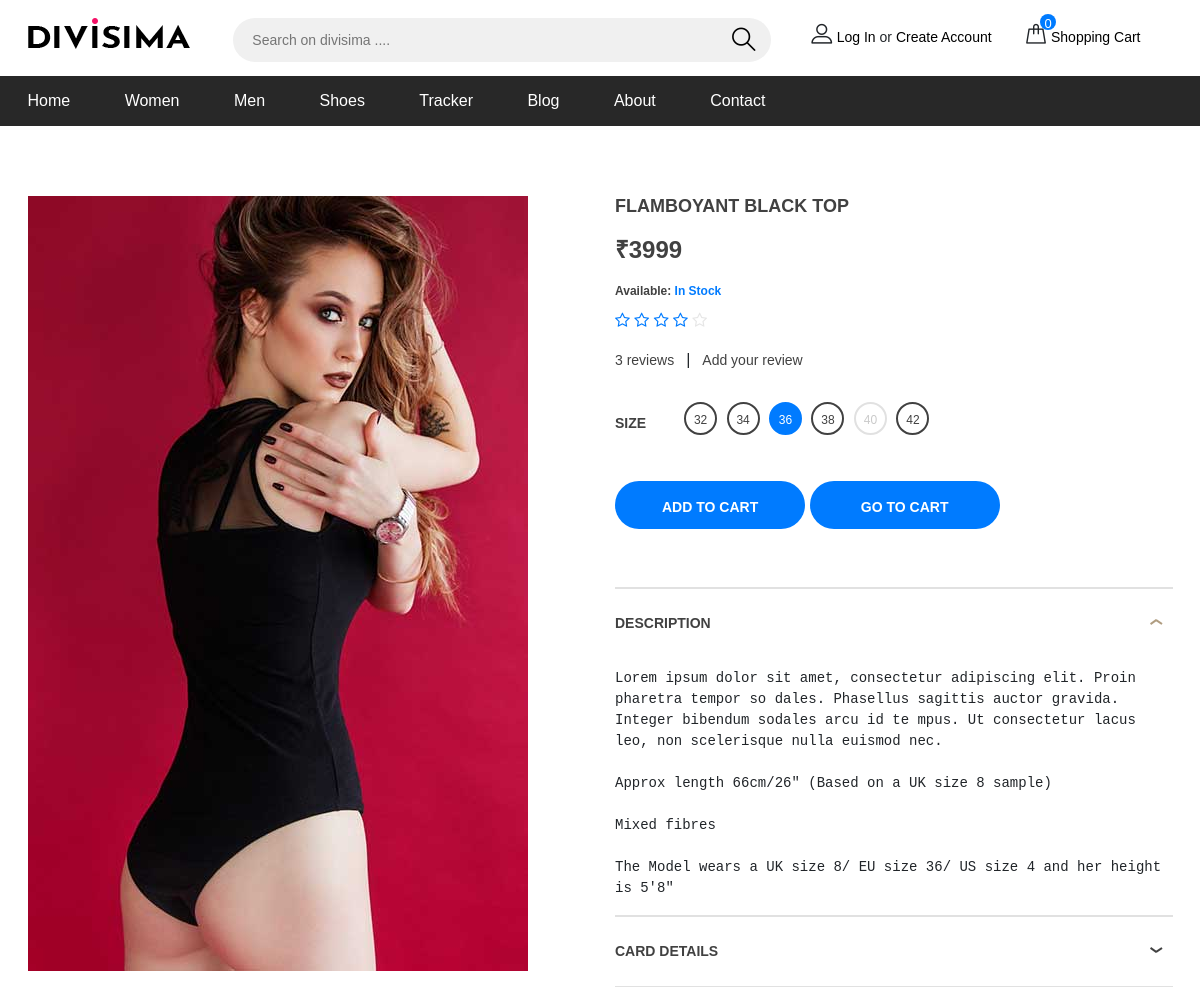
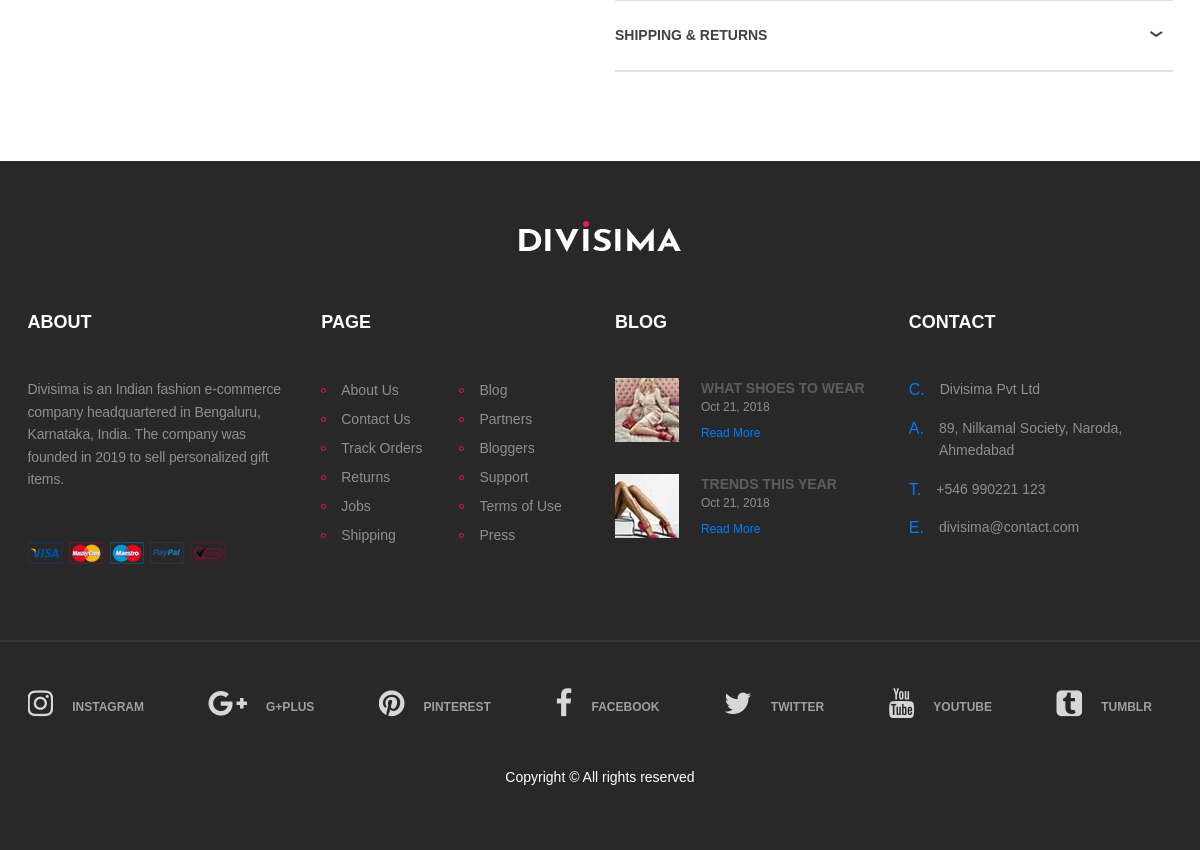
Screenshot of /shop/product/2 with the database file from the repository (2 pictures, top to bottom).
### shop/models.py (models this page shows, shortened)
class Product(models.Model):
    product_name = models.CharField(max_length=50)
    cate = models.CharField(max_length=50, default="", blank=True)
    subcate = models.CharField(max_length=50, default="", blank=True)
    img = models.ImageField(upload_to='shop/images',default="")
    price = models.CharField(max_length=20, default="")
    desc = models.TextField(max_length=1000, blank=True)
    pub_date = models.DateField()

### shop/views.py (the view)
# urls.py: path('product/<int:myid>', views.product, name='productView'),
def product(request, myid):
    product = Product.objects.filter(id=myid)
    context = {'i':product[0],'cate':cates}
    return render(request, 'shop/product.html', context)

### shop/templates/shop/product.html (shortened to what this page needs)
{% extends 'shop/layout.html' %}
{% load static %}
{% block content %}
<section class="product-section">
    <div class="container">
        <div class="row">
            <div class="col-lg-6">
                <div class="product-pic-zoom">
                    {% if fprod.img %}
                    <div id="imgpr{{fprod.id}}">
                        <img class="product-big-img" src="{{fprod.img.url}}" alt=""></div>
                    {% else %}
                    <div id="imgpr{{i.id}}">
                        <img class="product-big-img" src="{{i.img.url}}" alt=""></div>
                    {% endif %}
                </div>
            </div>
            <div class="col-lg-6 product-details">
                {% if fprod.product_name %}
                <h2 id="namepr{{fprod.id}}" class="p-title">{{fprod.product_name}}</h2>
                <h3 id="pricepr{{fprod.id}}" class="p-price">{{fprod.price}}</h3>
                {% else %}
                <h2 id="namepr{{i.id}}" class="p-title">{{i.product_name}}</h2>
                <h3 id="pricepr{{i.id}}" class="p-price">{{i.price}}</h3>
                {% endif %}
                <h4 class="p-stock">Available: <span>In Stock</span></h4>
                <div class="p-rating">
                    <i class="fa fa-star-o"></i>
                    <i class="fa fa-star-o"></i>
                    <i class="fa fa-star-o"></i>
                    <i class="fa fa-star-o"></i>
                    <i class="fa fa-star-o fa-fade"></i>
                </div>
                <div class="p-review">
                    <a href="">3 reviews</a>|<a href="">Add your review</a>
                </div>
                <div class="fw-size-choose">
                    <p>Size</p>
                    {% if i.cate == 'Shoes' or fprod.cate == 'Shoes' %}
                    <div class="sc-item">
                        <input type="radio" name="sc" id="xs-size">
                        <label for="xs-size">6</label>
                    </div>
                    <div class="sc-item">
                        <input type="radio" name="sc" id="xs-size" checked="">
                        <label for="xs-size">7</label>
                    </div>
                    <div class="sc-item">
                        <input type="radio" name="sc" id="xs-size">
                        <label for="xs-size">8</label>
                    </div>
                    <div class="sc-item">
                        <input type="radio" name="sc" id="xs-size">
                        <label for="xs-size">9</label>
                    </div>
                    <div class="sc-item">
                        <input type="radio" name="sc" id="xs-size">
                        <label for="xs-size">10</label>
                    </div>
                    {% else %}
                    <div class="sc-item">
                        <label for="xs-size">32</label>
                    </div>
                    <div class="sc-item">
                        <label for="s-size">34</label>
                    </div>
                    <div class="sc-item">
                        <label for="m-size">36</label>
                    </div>
                    <div class="sc-item">
                        <label for="l-size">38</label>
                    </div>
                    <div class="sc-item disable">
                        <label for="xl-size">40</label>
                    </div>
                    <div class="sc-item">
                        <label for="xxl-size">42</label>
                    </div>
                    {% endif %}
                </div>
                {% if i.id %}
                <span id="divpr{{i.id}}" class="proddiv">
                    <button id="pr{{i.id}}" class="site-btn prodcart">Add to Cart</button>
                </span>
                {% elif fprod.id %}
                <span id="divprod{{fprod.id}}" class="proddiv">
                    <button id="prod{{fprod.id}}" class="site-btn prodcart">ADD TO CART</button>
                </span>
                {% endif %}
                <a href="/shop/cart/"><button class="site-btn my-2">Go to cart</button></a>
                <div id="accordion" class="accordion-area">
                    <div class="panel">
                        <div class="panel-header" id="headingOne">
                            {% if i.desc or fprod.desc %}
                            <button class="panel-link active" data-toggle="collapse" data-target="#collapse1" aria-expanded="true" aria-controls="collapse1">description</button>
                        </div>
                        <div id="collapse1" class="collapse show" aria-labelledby="headingOne" data-parent="#accordion">
                            <div class="panel-body">
                                {% if i.desc %}
                                <pre style="white-space: pre-line;">{{i.desc}}</pre>
                                {% elif fprod.desc %}
                                <pre style="white-space: pre-line;">{{fprod.desc}}</pre>
                                {% endif %}
                            </div>
                        </div>
                        {% endif %}
                    </div>
                    <div class="panel">
                        <div class="panel-header" id="headingTwo">
                            <button class="panel-link" data-toggle="collapse" data-target="#collapse2" aria-expanded="false" aria-controls="collapse2">card details </button>
                        </div>
                    </div>
                    <div class="panel">
                        <div class="panel-header" id="headingThree">
                            <button class="panel-link" data-toggle="collapse" data-target="#collapse3" aria-expanded="false" aria-controls="collapse3">shipping & Returns</button>
                        </div>
                    </div>
                </div>
            </div>
        </div>
    </div>
</section>
{% endblock %}

### shop/static/css/style.css (style rules this page uses)
html, body { height: 100%; font-family: 'Josefin Sans', sans-serif; -webkit-font-smoothing: antialiased; font-smoothing: antialiased; }
h1, h2, h3, h4, h5, h6 { margin: 0; color: #111111; font-weight: 600; }
h2 { font-size: 36px; }
h3 { font-size: 30px; }
h4 { font-size: 24px; }
p { font-size: 14px; color: #585858; line-height: 1.6; }
img { max-width: 100%; }
.site-btn { display: inline-block; border: none; font-size: 14px; font-weight: 600; min-width: 167px; padding: 18px 47px 14px; border-radius: 50px; text-transform: uppercase; background: #007bff; color: #fff; line-height: normal; cursor: pointer; text-align: center; }
.accordion-area { margin-top: 50px; border-top: 2px solid #e1e1e1; }
.accordion-area .panel { border-bottom: 2px solid #e1e1e1; }
.accordion-area .panel-link { background-image: url("../img/arrow-down.png"); background-repeat: no-repeat; background-position: right 10px top 30px; }
.accordion-area .panel-link.active { background-image: url("../img/arrow-up.png"); }
.accordion-area .panel-link.active { background-color: transparent; }
.accordion-area .panel-link, .accordion-area .panel-link.active.collapsed { text-align: left; position: relative; width: 100%; font-size: 14px; font-weight: 700; color: #414141; padding: 0; text-transform: uppercase; line-height: 1; cursor: pointer; border: none; min-height: 69px; background-color: transparent; border-radius: 0; }
.accordion-area .panel-body { padding-top: 10px; }
.fw-color-choose, .fw-size-choose { border-bottom: 2px solid #ebebeb; padding-bottom: 40px; margin-bottom: 50px; }
.fw-size-choose .sc-item { display: inline-block; position: relative; margin-right: 5px; }
.fw-size-choose label { display: inline-block; height: 30px; min-width: 30px; text-align: center; font-size: 14px; color: #414141; font-weight: 500; cursor: pointer; border-radius: 50px; padding: 7px 6px 0; }
.fw-size-choose input[type=radio]:checked+label { background: #007bff; color: #fff; }
.product-section { padding-top: 70px; padding-bottom: 65px; }
.product-pic-zoom { margin-bottom: 35px; }
.product-details .p-title { font-size: 18px; font-weight: 700; color: #414141; text-transform: uppercase; margin-bottom: 18px; }
.product-details .p-price { font-size: 24px; color: #414141; font-weight: 700; margin-bottom: 20px; }
.product-details .p-stock { font-size: 12px; color: #000; font-weight: 700; color: #414141; margin-bottom: 10px; }
.product-details .p-stock span { color: #007bff; }
.product-details .p-rating { margin-bottom: 15px; }
.product-details .p-rating i { color: #007bff; }
.product-details .p-rating i.fa-fade { color: #e6e6e6; }
.product-details .p-review { margin-bottom: 30px; }
.product-details .p-review a { color: #414141; font-size: 14px; margin-right: 12px; margin-left: 12px; }
.product-details .p-review a:first-child { margin-left: 0; }
.product-details .fw-size-choose { border-bottom: none; margin-bottom: 30px; padding-bottom: 0; }
.product-details .fw-size-choose p { float: left; margin-right: 38px; text-transform: uppercase; font-weight: 700; color: #414141; padding-top: 10px; margin-bottom: 0; }
.product-details .fw-size-choose label { width: 33px; height: 33px; font-size: 12px; border: 2px solid #414141; }
.product-details .fw-size-choose input[type=radio]:checked+label { border: 2px solid #007bff; }
.product-details .fw-size-choose .disable label { border: 2px solid #e1e1e1; color: #cacaca; }
.product-details .site-btn { min-width: 190px; }
@media (min-width: 1200px) { .container { max-width: 1175px; } }

### shop/static/css/popcart.css (style rules this page uses)
*, *:before, *:after { box-sizing: border-box; }

### rows the page displays
Product: img (picture), product_name "FLAMBOYANT BLACK TOP", price "₹3999", desc "Lorem ipsum dolor sit amet, consectetur adipiscing elit. Proin pharetra tempor so dales. Phasellus sagittis auctor gravida. Integer bibendum sodales arcu id te mpus. Ut consectetur lacus leo, non scelerisque nulla euismod nec. Approx length 66cm/26\" (Based on a UK size 8 sample) Mixed fibres The Model wears a UK size 8/ EU size 36/ US size 4 and her height is 5'8\""

### other values shown
{{ i }} "Women" "Men" "Shoes"
